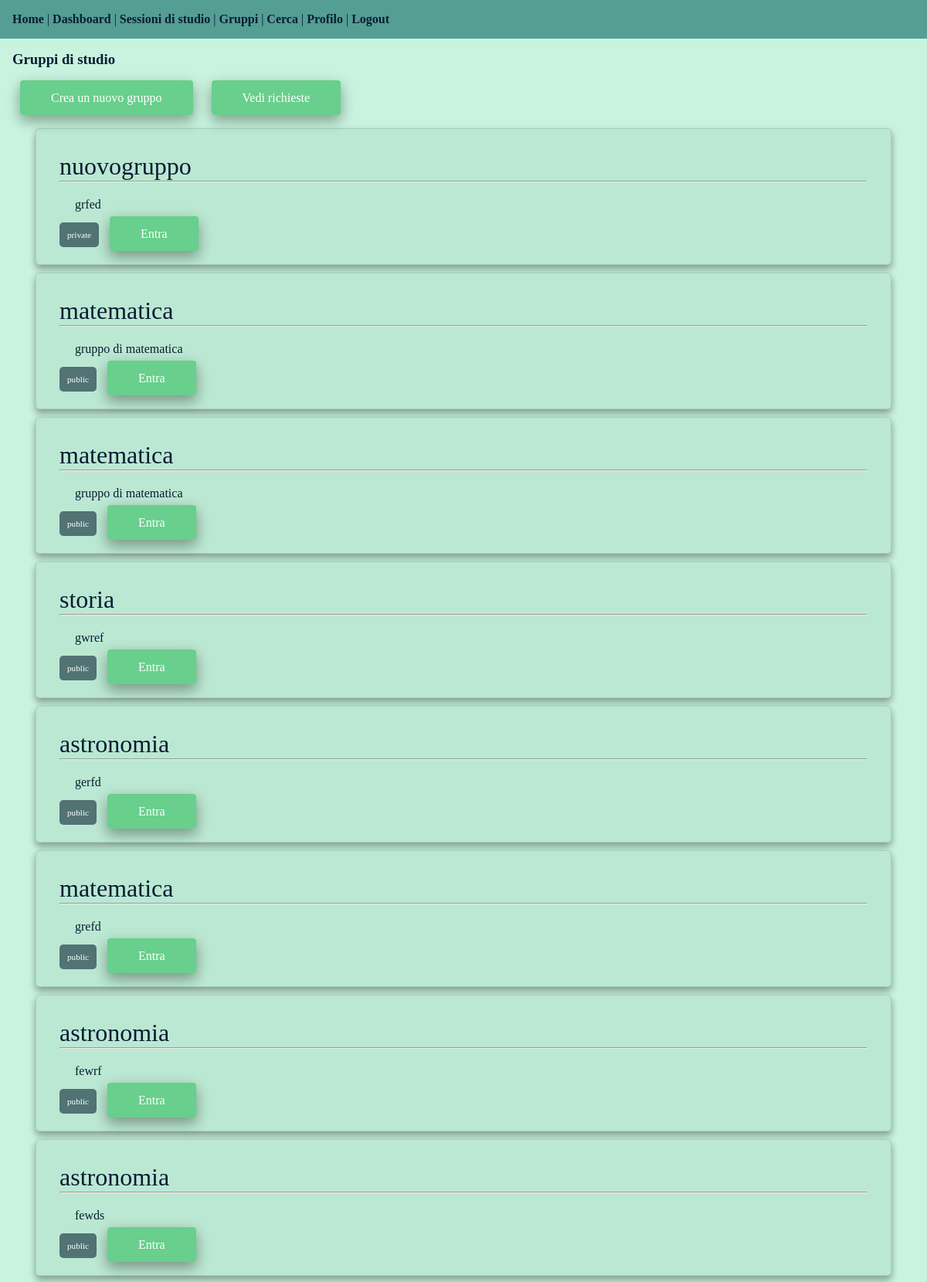
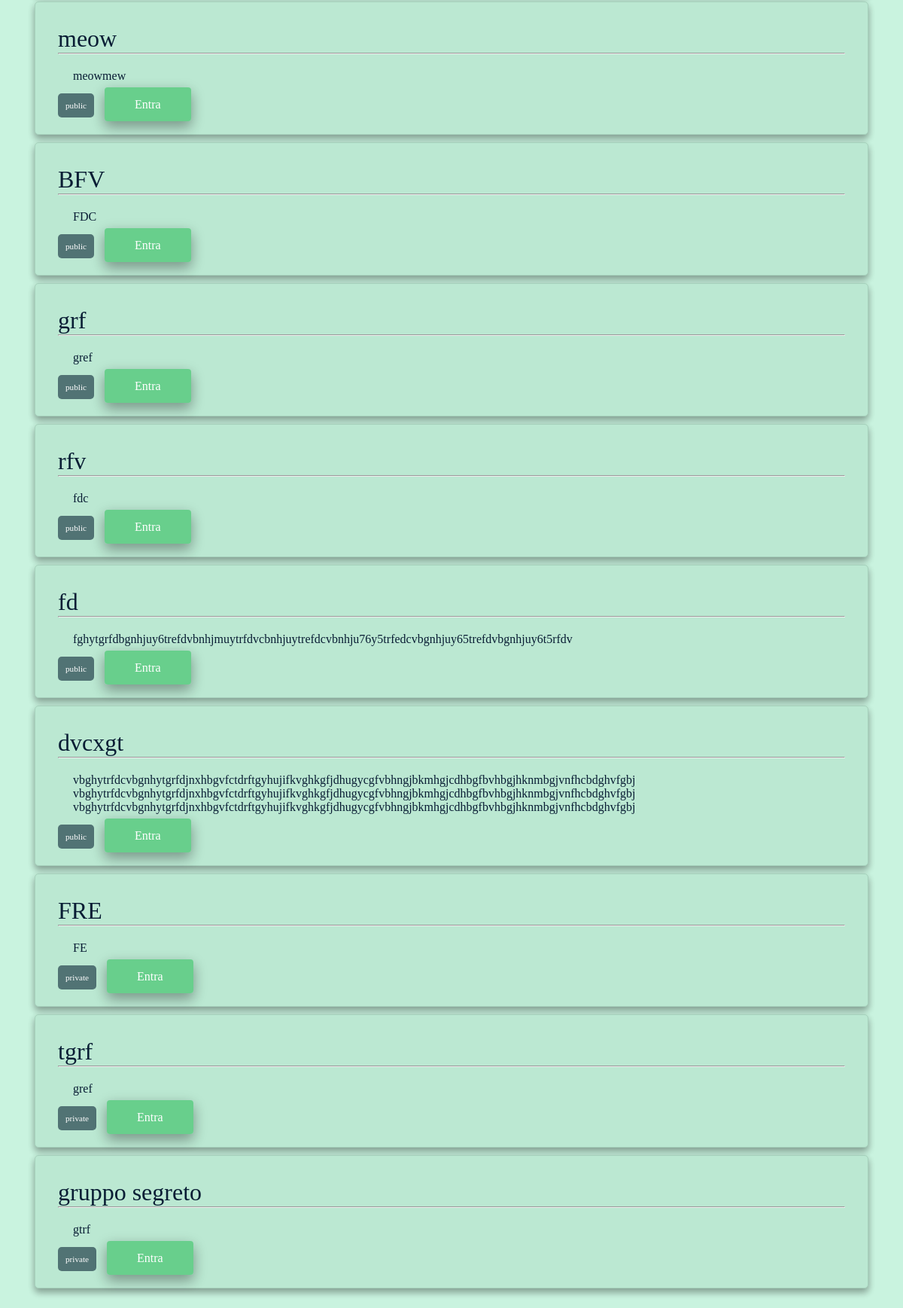
Screenshot of /groups/ (signed in) with the database file from the repository (2 pictures, top to bottom).
### groups/models.py (models this page shows, shortened)
class StudyGroup(models.Model):
    PRIVACY_CHOICES = (('public', 'Public') , ('private', 'Private') )
    name = models.CharField(max_length=100)
    description = models.TextField()
    creator = models.ForeignKey(settings.AUTH_USER_MODEL, on_delete=models.CASCADE, related_name='created_group')
    privacy = models.CharField(max_length=10, choices=PRIVACY_CHOICES, default='public')
    members = models.ManyToManyField(settings.AUTH_USER_MODEL, through='GroupMembership', related_name='study_groups', blank=True)
    created_at = models.DateTimeField(auto_now_add=True)

### groups/views.py (the view)
# urls.py: path('', views.group_list, name="group_list"),
@login_required
def group_list(request):
    groups = StudyGroup.objects.filter(groupmembership__user = request.user).order_by('-created_at')
    public_groups = StudyGroup.objects.filter(privacy = 'public').exclude(groupmembership__user = request.user)
    return render(request, 'groups/group_list.html', {'groups': groups, 'public_groups': public_groups})

### groups/templates/groups/group_list.html (shortened to what this page needs)
{% extends "users/dashboard.html" %}
{% block content%}
<div class="group-list-container">
    <h3>Gruppi di studio</h3>
    <div class="add-group">
        <a href="{% url 'groups:create_group' %}" class="main-buttons">Crea un nuovo gruppo</a>
        <a href="{% url 'groups:my_invites' %}" class="main-buttons">Vedi richieste</a>
    </div>
    {%if groups%}
        {% for group in groups %}
        <div class="group">
            <a href="{% url 'groups:group_details' group.id %}" class="group-name">{{ group.name }}</a>
            <hr>
            <p class="group-description">{{ group.description }}</p>
            <span class="privacy-badge">{{ group.privacy}}</span>
            <a href="{% url 'groups:group_details' group.id %}" class="main-buttons">Entra</a>
        </div>
        {% endfor %}
    {% else %}
        <h4>Nessun gruppo disponibile</h4>
    {% endif %}
</div>
{%endblock%}

### static/css/style.css (style rules this page uses)
* { margin: 0; padding: 0; box-sizing: border-box; }
body { min-height: 100vh; background-color:#c9f3df; color: #091D34; font-size: 1rem; }
p { font-size: 1rem; }
a { color: #091D34; text-decoration: none; }
span { padding:10px; width:50%; }

### static/css/dashboard.css (style rules this page uses)
.main-buttons { background-color: #68cf8c; color:white; font-size: 1rem; box-shadow: 0 8px 16px 0 rgba(0,0,0,0.2), 0 6px 20px 0 rgba(0,0,0,0.19); border-radius: 4px; padding: 14px 40px; transition-duration: 0.4s; margin:10px; }
.add-group { margin-top:30px; margin-bottom: 30px; }
.group { display: block; border-style:solid; border-color: #a6d1bc; border-width: 1px; border-radius: 5px; background-color: #bbe8d2 ; box-shadow: 0 6px 10px 0 rgba(0,0,0,0.2), 0 4px 10px 0 rgba(0,0,0,0.19); padding:30px; margin-bottom: 10px; margin-left: 30px; margin-right:30px; }
.privacy-badge { background-color: #517374; color: white; font-size: 0.7rem; border-radius: 5px; }
.group-name { font-size: 2rem; }
.group-description { margin:20px; }
.group-list-container:after { display: table; clear: both; }

### rows the page displays
StudyGroup: name "nuovogruppo", description "grfed", privacy "private"
StudyGroup: name "matematica", description "gruppo di matematica", privacy "public"
StudyGroup: name "matematica", description "gruppo di matematica", privacy "public"
StudyGroup: name "storia", description "gwref", privacy "public"
StudyGroup: name "astronomia", description "gerfd", privacy "public"
StudyGroup: name "matematica", description "grefd", privacy "public"
StudyGroup: name "astronomia", description "fewrf", privacy "public"
StudyGroup: name "astronomia", description "fewds", privacy "public"
StudyGroup: name "meow", description "meowmew", privacy "public"
StudyGroup: name "BFV", description "FDC", privacy "public"
StudyGroup: name "grf", description "gref", privacy "public"
StudyGroup: name "rfv", description "fdc", privacy "public"
StudyGroup: name "fd", description "fghytgrfdbgnhjuy6trefdvbnhjmuytrfdvcbnhjuytrefdcvbnhju76y5trfedcvbgnhjuy65trefdvbgnhjuy6t5rfdv", privacy "public"
StudyGroup: name "dvcxgt", description "vbghytrfdcvbgnhytgrfdjnxhbgvfctdrftgyhujifkvghkgfjdhugycgfvbhngjbkmhgjcdhbgfbvhbgjhknmbgjvnfhcbdghvfgbj vbghytrfdcvbgnhytgrfdjnxhbgvfctdrftgyhujifkvghkgfjdhugycgfvbhngjbkmhgjcdhbgfbvhbgjhknmbgjvnfhcbdghvfgbj vbghytrfdcvbgnhytgrfdjnxhbgvfctdrftgyhujifkvghkgfjdhugycgfvbhngjbkmhgjcdhbgfbvhbgjhknmbgjvnfhcbdghvfgbj", privacy "public"
StudyGroup: name "FRE", description "FE", privacy "private"
StudyGroup: name "tgrf", description "gref", privacy "private"
StudyGroup: name "gruppo segreto", description "gtrf", privacy "private"
